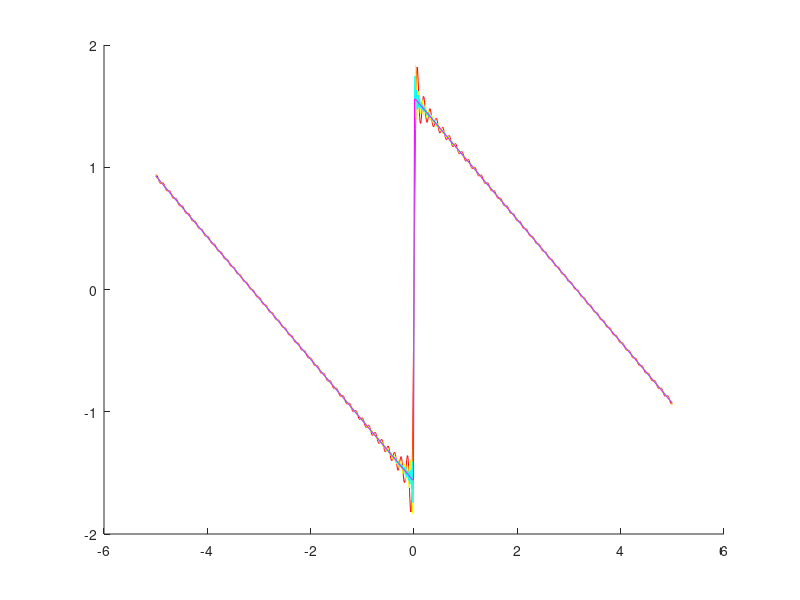

Write the MATLAB code that produced this figure.
function b()
    N= [50,100,200,9999];
    color =['r','y','c','m'];   
    t=-5:0.01:5;
    a=1;
    while a<= length(N)
        s=0;
        for n=1:N(a)
            s=s+sin(n*t)./n;
        end
        hold on
        plot(t,s,color(a));
        a=a+1;
    end
end